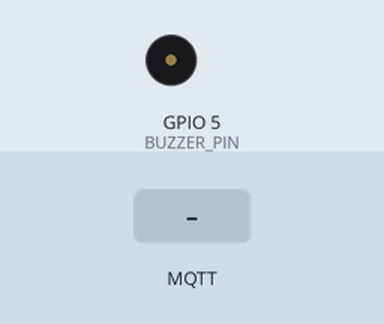
Simulated run of this sketch. Board: ESP32. Parts: buzzer (waves = sounding, pin HIGH). The inputs (shaded band) are chosen by the test bench. WiFi joins after 1.5 s; servers stay silent unless stated; the local clock reads 2024-03-15 10:24:30 at power-on unless the sketch sets it; no MQTT or app messages arrive unless stated; what the sketch prints to the serial monitor is not drawn.

Above: at 2.7 s.
2.8 s: MQTT message "ON" arrives on the first subscribed topic
At 4.2 s:
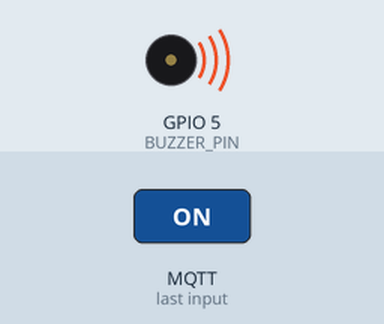
5.0 s: MQTT message "OFF" arrives on the first subscribed topic
At 5.6 s:
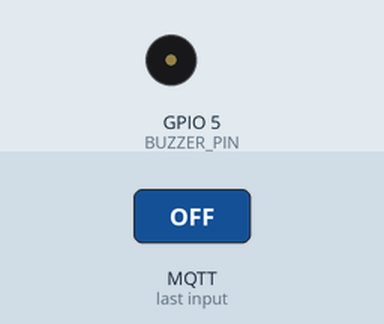
Timing chart, 0 to 8.0 s (numbered marks = the images above; inputs shaded):
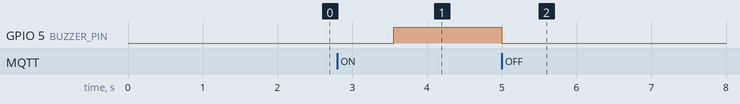

Measured:
- after the input at 2.8 s, GPIO 5 (BUZZER_PIN): LOW → HIGH after 0.76 s
- after the input at 5.0 s, GPIO 5 (BUZZER_PIN): HIGH → LOW at once

The sketch:

realtime_buzzer_control_with_esp32.ino
```cpp
#include <WiFi.h>
#include <PubSubClient.h>
#include "time.h"

// NTP Server (to get the real-time clock)
const char* ntpServer2 = "time.google.com";
const char* ntpServer3 = "time.windows.com";

const long  gmtOffset_sec = 19800;  // GMT+5:30 for IST
const int   daylightOffset_sec = 0;

// WiFi Credentials
const char* ssid = "a";
const char* password = "12345678";
//const char* ssid = "Airtel_AshwinPammal";
//const char* password = "Pammalveedu";

// MQTT Broker Details
const char* mqtt_server = "3.111.85.110"; // Replace with your AWS Elastic IP
const int mqtt_port = 1883;  // Use 8883 if using SSL
const char* mqtt_user = "your_mqtt_user"; // Optional, only if authentication is enabled
const char* mqtt_password = "your_mqtt_password";

// MQTT Topic
const char* topic = "CG001";

// Buzzer Pin
#define BUZZER_PIN 5  // Use the GPIO pin where the buzzer is connected

WiFiClient espClient;
PubSubClient client(espClient);
bool sentTimestamp = false; // Flag to ensure timestamp is sent only once
String timestamp;

void setup_wifi() {
  Serial.print("Connecting to WiFi...");
  WiFi.begin(ssid, password);
  while (WiFi.status() != WL_CONNECTED) {
    delay(500);
    Serial.print(".");
  }
  Serial.println("Connected!");
}

void callback(char* topic, byte* payload, unsigned int length) {
  Serial.print("Message arrived: ");
  String msg = "";
  for (int i = 0; i < length; i++) {
    msg += (char)payload[i];
  }
  Serial.println(msg);

  // Control Buzzer
  if (msg == "ON") {
    digitalWrite(BUZZER_PIN, HIGH);  // Turn buzzer ON
    Serial.println("buzzer ON");
  } else if (msg == "OFF") {
    digitalWrite(BUZZER_PIN, LOW);   // Turn buzzer OFF
    Serial.println("buzzer OFF");
  }
}
String getTimestamp() {
    struct tm timeinfo;

    Serial.println("Trying to obtain time...");

    // Try different NTP servers
    configTime(gmtOffset_sec, daylightOffset_sec, ntpServer2);
    delay(2000); // Wait for time to sync

    if (!getLocalTime(&timeinfo)) {
        Serial.println("Failed with time.google.com, trying time.windows.com...");
        configTime(gmtOffset_sec, daylightOffset_sec, ntpServer3);
        delay(2000);
    }
    if (!getLocalTime(&timeinfo)) {
        Serial.println("Failed to obtain time from all servers!");
        return "0";  // Return "0" if time is unavailable
    }

    Serial.println("Time successfully obtained!");
    char timeString[30];
    strftime(timeString, sizeof(timeString), "%Y-%m-%d %H:%M:%S", &timeinfo);
    return String(timeString);
}
void reconnect() {
  while (!client.connected()) {
    Serial.print("Connecting to MQTT...");
    if (client.connect("ESP32Client", mqtt_user, mqtt_password)) {
      Serial.println("Connected!");
      client.subscribe(topic);
        if (!sentTimestamp) {
        timestamp = getTimestamp();
        Serial.print("Publishing timestamp: ");
        Serial.println(timestamp);
        client.publish(topic, timestamp.c_str());
        sentTimestamp = true; // Prevents multiple publishing
    } else {
      Serial.print("Failed, rc=");
      Serial.print(client.state());
      Serial.println(" Retrying in 5 seconds...");
      delay(5000);
    }
  }
}
}

void setup() {
  Serial.begin(115200);
  pinMode(BUZZER_PIN, OUTPUT);
  setup_wifi();
  client.setServer(mqtt_server, mqtt_port);
  client.setCallback(callback);
}

void loop() {
  if (!client.connected()) {
    reconnect();
  }
  client.loop();
}
```
